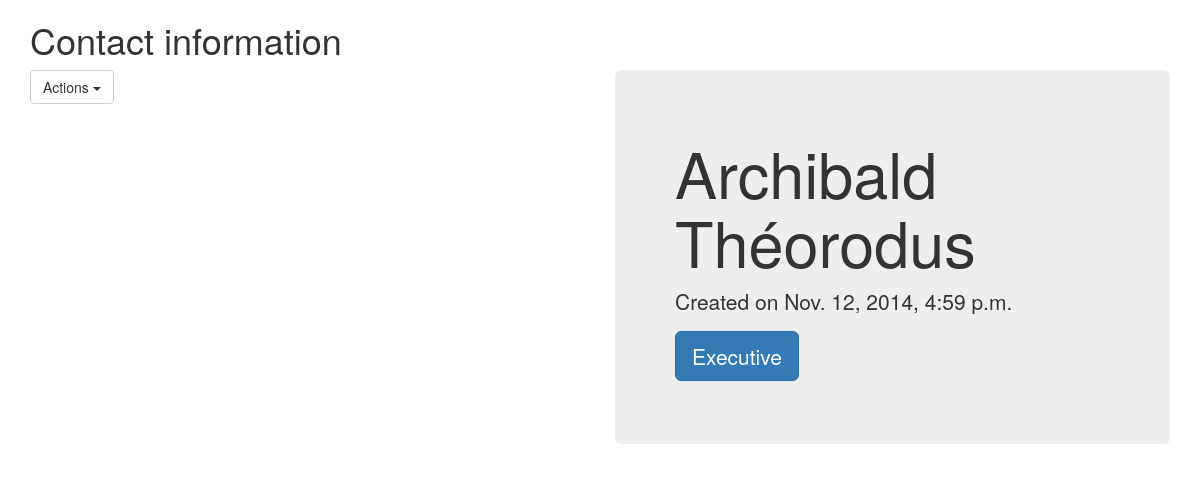
The page /contacts/6/ on the database its author committed.
### contacts/models.py (models this page shows, shortened)
class Contact(models.Model):
    first_name = models.CharField(max_length=32)
    last_name = models.CharField(max_length=32)
    position = models.ForeignKey(Position)
    create_date = models.DateTimeField('date created', auto_now_add=True)

class Position(models.Model):
    name = models.CharField(max_length=32)

### contacts/views.py (the view)
# urls.py: url(r"^(?P<pk>\d+)/$", views.Show.as_view(), name="show"),
class Show(generic.DetailView):
    model = Contact
    template_name = "show.html"

### contacts/templates/show.html (shortened to what this page needs)
{% load bootstrap3 %}
{% bootstrap_css %}
<div class="container">
    <div class="row">
        <div class="col-md-12">
            <h1>Contact information</h1>
        </div>
        <div class="col-md-6">
            <div class="dropdown">
                <button class="btn btn-default dropdown-toggle" type="button" id="MenuContactActions" data-toggle="dropdown">
                    Actions
                    <span class="caret"></span>
                </button>
            </div>
        </div>
        <div class="col-md-6">
            <div class="jumbotron">
                <h1>{{contact.first_name}} {{contact.last_name}}</h1>
                <p>Created on {{contact.create_date }}</p>
                <p class="btn btn-primary btn-lg" role="button">{{contact.position.name}}</p>
            </div>
        </div>
    </div>
</div>

### rows shown on the page
Contact: first_name "Archibald", last_name "Théorodus", create_date "Nov. 12, 2014, 4:59 p.m.", position.name "Executive"
